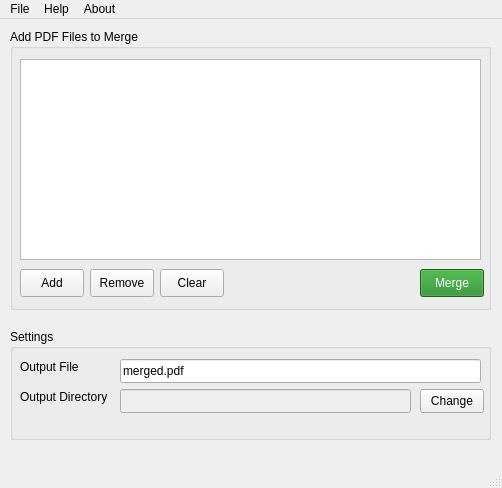
<?xml version="1.0" encoding="UTF-8"?>
<ui version="4.0">
 <class>MainWindow</class>
 <widget class="QMainWindow" name="MainWindow">
  <property name="geometry">
   <rect>
    <x>0</x>
    <y>0</y>
    <width>502</width>
    <height>488</height>
   </rect>
  </property>
  <property name="sizePolicy">
   <sizepolicy hsizetype="Preferred" vsizetype="Preferred">
    <horstretch>0</horstretch>
    <verstretch>0</verstretch>
   </sizepolicy>
  </property>
  <property name="acceptDrops">
   <bool>true</bool>
  </property>
  <property name="windowTitle">
   <string>PDFUtil</string>
  </property>
  <widget class="QWidget" name="centralwidget">
   <widget class="QGroupBox" name="mainGroupBox">
    <property name="geometry">
     <rect>
      <x>10</x>
      <y>310</y>
      <width>481</width>
      <height>111</height>
     </rect>
    </property>
    <property name="title">
     <string>Settings</string>
    </property>
    <widget class="QLineEdit" name="outputFileLineEdit">
     <property name="geometry">
      <rect>
       <x>110</x>
       <y>30</y>
       <width>361</width>
       <height>24</height>
      </rect>
     </property>
     <property name="text">
      <string>merged.pdf</string>
     </property>
    </widget>
    <widget class="QLabel" name="outputFileLabel">
     <property name="geometry">
      <rect>
       <x>10</x>
       <y>30</y>
       <width>81</width>
       <height>16</height>
      </rect>
     </property>
     <property name="text">
      <string>Output File</string>
     </property>
    </widget>
    <widget class="QPushButton" name="outputDirectoryButton">
     <property name="geometry">
      <rect>
       <x>410</x>
       <y>60</y>
       <width>64</width>
       <height>24</height>
      </rect>
     </property>
     <property name="text">
      <string>Change</string>
     </property>
    </widget>
    <widget class="QLabel" name="outputDirectoryLabel">
     <property name="geometry">
      <rect>
       <x>10</x>
       <y>60</y>
       <width>101</width>
       <height>16</height>
      </rect>
     </property>
     <property name="text">
      <string>Output Directory</string>
     </property>
    </widget>
    <widget class="QLineEdit" name="outputDirectoryLineEdit">
     <property name="enabled">
      <bool>false</bool>
     </property>
     <property name="geometry">
      <rect>
       <x>110</x>
       <y>60</y>
       <width>291</width>
       <height>24</height>
      </rect>
     </property>
     <property name="text">
      <string/>
     </property>
    </widget>
   </widget>
   <widget class="QGroupBox" name="settingsGroupBox">
    <property name="geometry">
     <rect>
      <x>10</x>
      <y>10</y>
      <width>481</width>
      <height>281</height>
     </rect>
    </property>
    <property name="title">
     <string>Add PDF Files to Merge</string>
    </property>
    <widget class="QListWidget" name="fileListWidget">
     <property name="geometry">
      <rect>
       <x>10</x>
       <y>30</y>
       <width>461</width>
       <height>201</height>
      </rect>
     </property>
     <property name="dragEnabled">
      <bool>false</bool>
     </property>
     <property name="dragDropMode">
      <enum>QAbstractItemView::InternalMove</enum>
     </property>
    </widget>
    <widget class="QPushButton" name="addButton">
     <property name="geometry">
      <rect>
       <x>10</x>
       <y>240</y>
       <width>64</width>
       <height>28</height>
      </rect>
     </property>
     <property name="text">
      <string>Add</string>
     </property>
    </widget>
    <widget class="QPushButton" name="removeButton">
     <property name="geometry">
      <rect>
       <x>80</x>
       <y>240</y>
       <width>64</width>
       <height>28</height>
      </rect>
     </property>
     <property name="text">
      <string>Remove</string>
     </property>
    </widget>
    <widget class="QPushButton" name="mergeButton">
     <property name="geometry">
      <rect>
       <x>410</x>
       <y>240</y>
       <width>64</width>
       <height>28</height>
      </rect>
     </property>
     <property name="styleSheet">
      <string notr="true">background-color: #228b22;
color: white;</string>
     </property>
     <property name="text">
      <string>Merge</string>
     </property>
    </widget>
    <widget class="QPushButton" name="clearButton">
     <property name="geometry">
      <rect>
       <x>150</x>
       <y>240</y>
       <width>64</width>
       <height>28</height>
      </rect>
     </property>
     <property name="text">
      <string>Clear</string>
     </property>
    </widget>
   </widget>
  </widget>
  <widget class="QMenuBar" name="menubar">
   <property name="geometry">
    <rect>
     <x>0</x>
     <y>0</y>
     <width>502</width>
     <height>25</height>
    </rect>
   </property>
   <widget class="QMenu" name="menuFile">
    <property name="title">
     <string>File</string>
    </property>
    <addaction name="actionExit"/>
   </widget>
   <widget class="QMenu" name="menuHelp">
    <property name="title">
     <string>Help</string>
    </property>
   </widget>
   <widget class="QMenu" name="menuAbout">
    <property name="title">
     <string>About</string>
    </property>
   </widget>
   <addaction name="menuFile"/>
   <addaction name="menuHelp"/>
   <addaction name="menuAbout"/>
  </widget>
  <widget class="QStatusBar" name="statusbar"/>
  <action name="actionExit">
   <property name="text">
    <string>Exit</string>
   </property>
  </action>
 </widget>
 <resources/>
 <connections/>
</ui>
